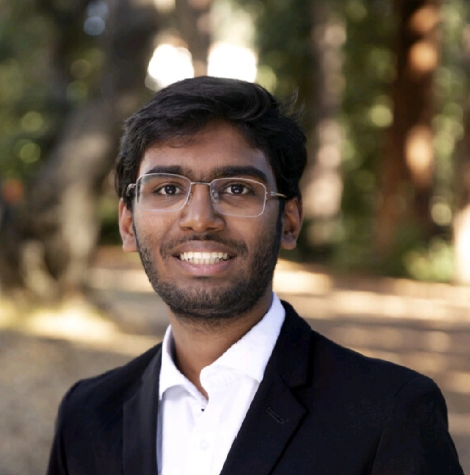
#> input picture website/assets/images/agni-profile.png, 470 x 475 px
$ python -i objectAvoidance.py   (imports and definitions only)
#> lines starting #> are read from the running program, lines starting #| are printed output that depends on the picture; after the words box and inside, x2 and y2 are one past the last pixel; in counts of white or black regions, pixels touching at a corner belong together
#> further down, picture is the input picture: shape (475, 470, 3); mean B, G, R 78.2, 92.6, 105.4
import time
import msvcrt  # Windows keyboard input
import cv2
import numpy as np

import pyardrone
from pyardrone import at
#from pyardrone import ARDrone


# [3 lines that did not run here, left out]


# [5 lines left out: function get_key, not called in this run]


def detect_wall(frame, edge_thresh=0.08):
    """
    Idea:
    - Convert to grayscale, blur, run Canny edges.
    - Look only at the center region of the image.
    - If the percentage of edge pixels in that center region
      exceeds edge_thresh, we say there's a 'wall' in front.
    """
#> called with edge_thresh = 0.08
    gray = cv2.cvtColor(frame, cv2.COLOR_BGR2GRAY)
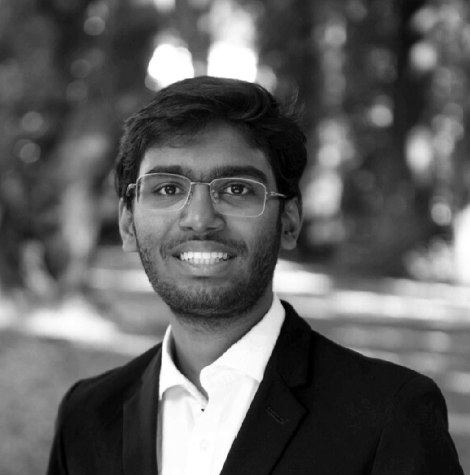
#> gray: shape (475, 470); min 0, max 255, mean 94.8
    blur = cv2.GaussianBlur(gray, (5, 5), 0)
    edges = cv2.Canny(blur, 50, 150)
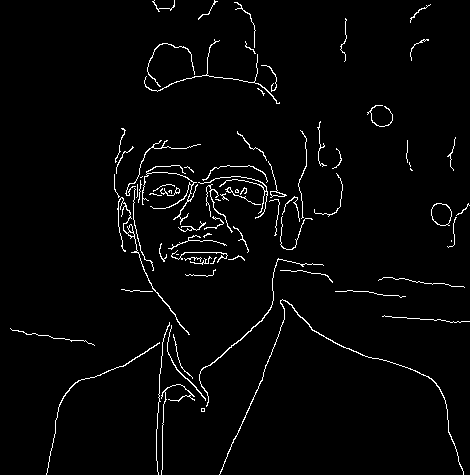
#> edges: shape (475, 470); 2.6% white in thin lines or dots

    h, w = edges.shape
#> h = 475; w = 470
    roi_frac = 0.45  #45% of frame
    cx_center = w // 2
#> cx_center = 235
    cy_center = h // 2
#> cy_center = 237
    half_w = int(w * roi_frac / 2)
#> half_w = 105
    half_h = int(h * roi_frac / 2)
#> half_h = 106
    cx1, cx2 = cx_center - half_w, cx_center + half_w
#> cx1 = 130; cx2 = 340
    cy1, cy2 = cy_center - half_h, cy_center + half_h
#> cy1 = 131; cy2 = 343
    center_roi = edges[cy1:cy2, cx1:cx2]
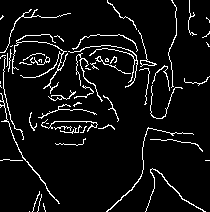
#> center_roi: shape (212, 210); 6.6% white in thin lines or dots

    edge_density = float(np.count_nonzero(center_roi)) / center_roi.size
#> edge_density = 0.0662

    #is_wall = edge_density > edge_thresh
    edge_count = np.count_nonzero(center_roi)
#> edge_count = 2947
    #print(edge_count)
    #is_wall = edge_count < 1500
    if edge_count > 770:
        is_wall = 0 #safe
    elif 570 < edge_count <= 770:
        is_wall = 1 #caution
    else:
        is_wall = 2 #wall
    return is_wall, edge_density, (cx1, cy1, cx2, cy2), edges

# [166 lines left out: functions go_around, go_forward, main, not called in this run]


# [2 lines not run here, left out]

>>> import cv2
>>> picture = cv2.imread('../website/assets/images/agni-profile.png')
>>> result = detect_wall(picture)

$ run again, on website/assets/images/group-picture.png
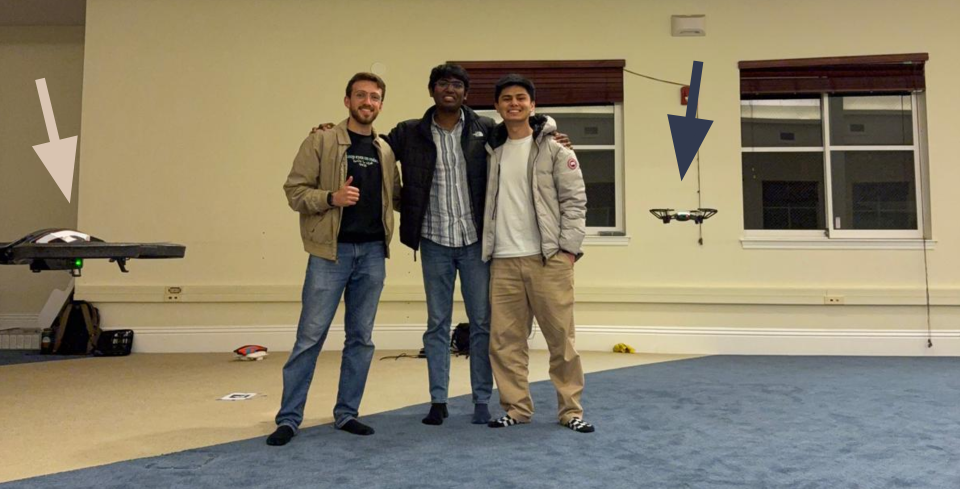
#> input picture website/assets/images/group-picture.png, 1920 x 977 px (shown at 1/2 size)
#> picture is the input picture: shape (977, 1920, 3); mean B, G, R 105.6, 129.1, 138.5
#> in detect_wall, `edges = cv2.Canny(blur, 50, 150)`:
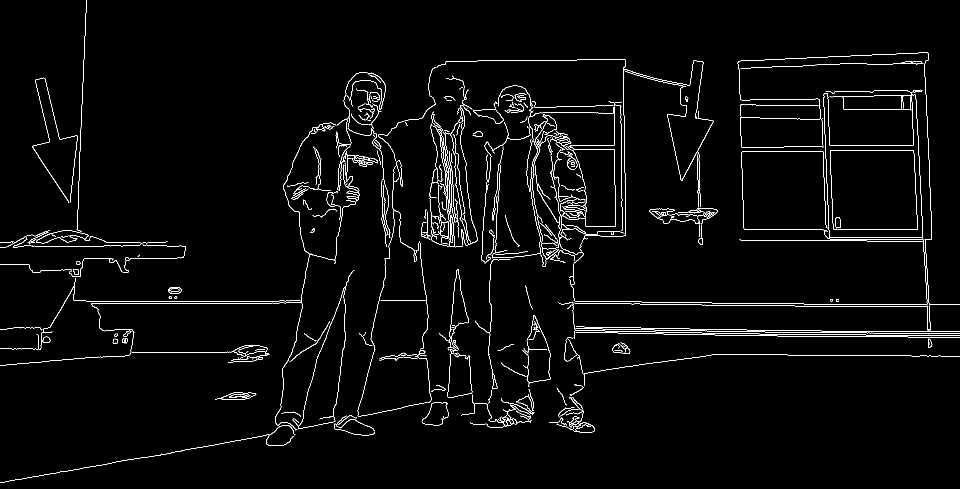
#> edges: shape (977, 1920) (shown at 1/2 size); 2.4% white in thin lines or dots
#> in detect_wall, `center_roi = edges[cy1:cy2, cx1:cx2]`:
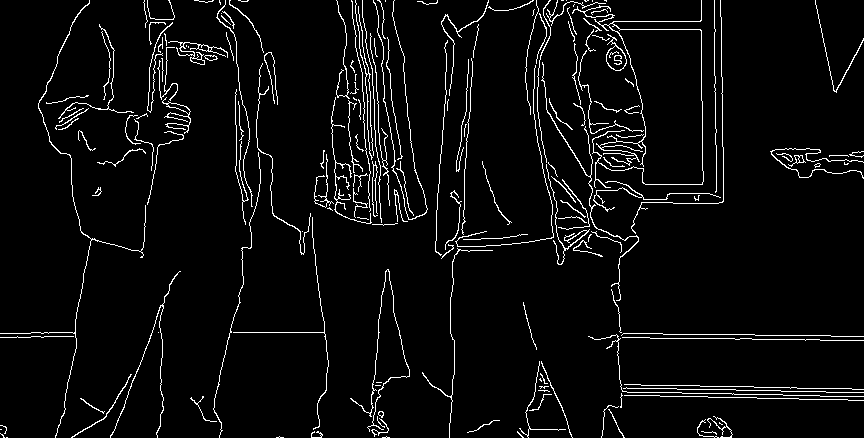
#> center_roi: shape (438, 864); 4.6% white in thin lines or dots
#> edge_density = 0.0462
#> edge_count = 17485
